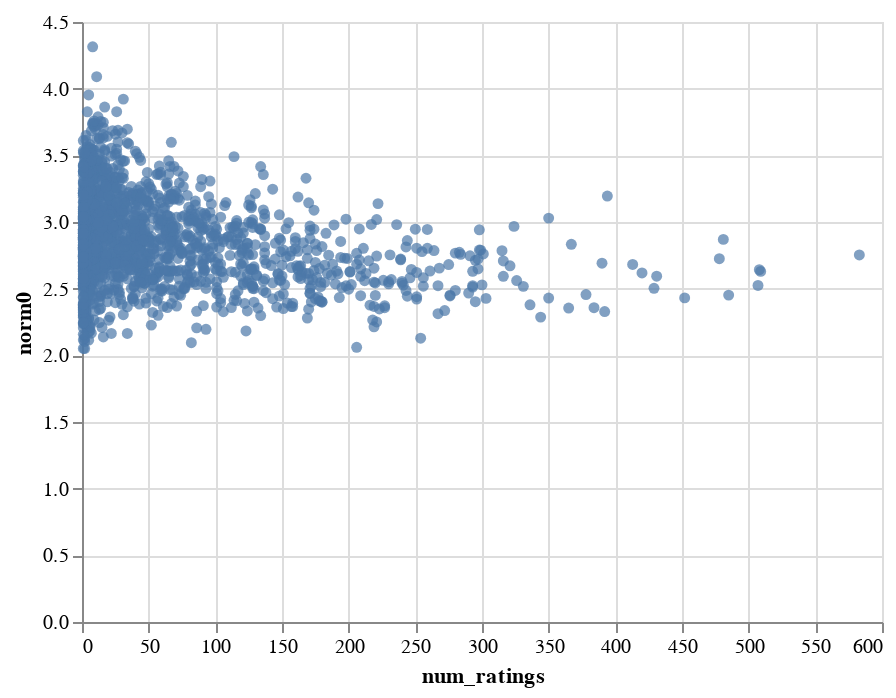

Here is the notebook cell this chart was saved with:
### Code cell
movie_embedding_norm(model)

### Figure 1 — Vega-Lite specification as saved in the notebook (floating-point values rounded to 4 significant figures; data arrays with more than 128 entries replaced by an {"elided": "..."} marker saying what was removed)
{"config": {"view": {"continuousWidth": 400, "continuousHeight": 300}}, "hconcat": [{"layer": [{"mark": "circle", "encoding": {"color": {"condition": {"value": "#4c78a8", "selection": "selector003"}, "value": "lightgray"}, "x": {"type": "quantitative", "field": "num_ratings"}, "y": {"type": "quantitative", "field": "norm0"}}, "selection": {"selector004": {"type": "single", "encodings": ["x", "y"], "on": "mouseover", "nearest": true, "empty": "none"}, "selector003": {"type": "interval"}}}, {"mark": {"type": "text", "align": "center", "dx": 5, "dy": -5}, "encoding": {"text": {"condition": {"type": "nominal", "field": "title", "selection": "selector004"}, "value": ""}, "x": {"type": "quantitative", "field": "num_ratings"}, "y": {"type": "quantitative", "field": "norm0"}}}]}], "data": {"name": "data-420e7588bc73d6ee181b6d6740e8ea8e"}, "$schema": "https://vega.github.io/schema/vega-lite/v4.8.1.json", "datasets": {"data-420e7588bc73d6ee181b6d6740e8ea8e": {"elided": "1682 records"}}}
